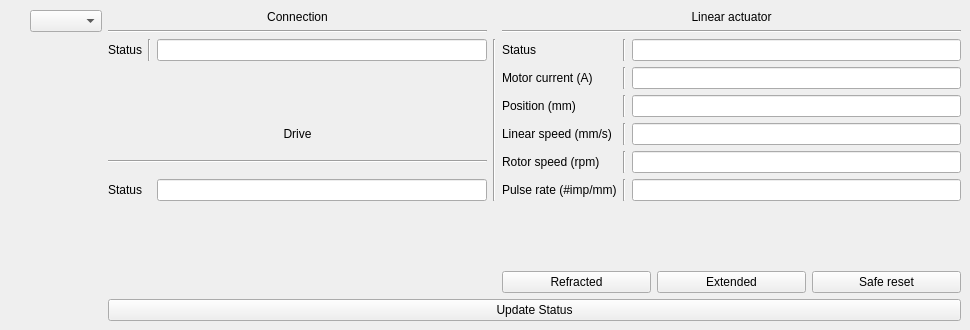
    <widget class="QWidget" name="statusAdvancedTab">
     <attribute name="title">
      <string>Advanced Commands</string>
     </attribute>
     <widget class="QWidget" name="">
      <property name="geometry">
       <rect>
        <x>30</x>
        <y>10</y>
        <width>931</width>
        <height>311</height>
       </rect>
      </property>
      <layout class="QFormLayout" name="formLayout">
       <item row="0" column="1">
        <layout class="QGridLayout" name="gridLayoutStatusAdvanced">
         <item row="3" column="1">
          <widget class="Line" name="line_35">
           <property name="orientation">
            <enum>Qt::Vertical</enum>
           </property>
          </widget>
         </item>
         <item row="5" column="6">
          <widget class="QLineEdit" name="position">
           <property name="enabled">
            <bool>true</bool>
           </property>
           <property name="mouseTracking">
            <bool>false</bool>
           </property>
          </widget>
         </item>
         <item row="3" column="5">
          <widget class="Line" name="line_47">
           <property name="orientation">
            <enum>Qt::Vertical</enum>
           </property>
          </widget>
         </item>
         <item row="3" column="6">
          <widget class="QLineEdit" name="statusActuatorAdvanced">
           <property name="enabled">
            <bool>true</bool>
           </property>
           <property name="mouseTracking">
            <bool>false</bool>
           </property>
          </widget>
         </item>
         <item row="8" column="6">
          <widget class="QLineEdit" name="pulseRate">
           <property name="enabled">
            <bool>true</bool>
           </property>
           <property name="mouseTracking">
            <bool>false</bool>
           </property>
          </widget>
         </item>
         <item row="4" column="6">
          <widget class="QLineEdit" name="motorCurrentAdvanced">
           <property name="enabled">
            <bool>true</bool>
           </property>
           <property name="mouseTracking">
            <bool>false</bool>
           </property>
          </widget>
         </item>
         <item row="3" column="2">
          <widget class="QLineEdit" name="statusConnectionAdvanced">
           <property name="enabled">
            <bool>true</bool>
           </property>
           <property name="mouseTracking">
            <bool>false</bool>
           </property>
          </widget>
         </item>
         <item row="1" column="4" colspan="3">
          <widget class="Line" name="line_43">
           <property name="orientation">
            <enum>Qt::Horizontal</enum>
           </property>
          </widget>
         </item>
         <item row="7" column="6">
          <widget class="QLineEdit" name="rotorSpeed">
           <property name="enabled">
            <bool>true</bool>
           </property>
           <property name="mouseTracking">
            <bool>false</bool>
           </property>
          </widget>
         </item>
         <item row="0" column="4" colspan="3">
          <widget class="QLabel" name="labelLinearActuatorBasicAdvanced">
           <property name="text">
            <string>Linear actuator</string>
           </property>
           <property name="alignment">
            <set>Qt::AlignCenter</set>
           </property>
          </widget>
         </item>
         <item row="3" column="0">
          <widget class="QLabel" name="labelStatusConnectionAdvanced">
           <property name="text">
            <string>Status</string>
           </property>
           <property name="alignment">
            <set>Qt::AlignJustify|Qt::AlignVCenter</set>
           </property>
          </widget>
         </item>
         <item row="6" column="5">
          <widget class="Line" name="line_50">
           <property name="orientation">
            <enum>Qt::Vertical</enum>
           </property>
          </widget>
         </item>
         <item row="6" column="6">
          <widget class="QLineEdit" name="linearSpeed">
           <property name="enabled">
            <bool>true</bool>
           </property>
           <property name="mouseTracking">
            <bool>false</bool>
           </property>
          </widget>
         </item>
         <item row="7" column="5">
          <widget class="Line" name="line_49">
           <property name="orientation">
            <enum>Qt::Vertical</enum>
           </property>
          </widget>
         </item>
         <item row="10" column="4" colspan="3">
          <layout class="QHBoxLayout" name="horizontalLayoutCommandsAdvanced">
           <item>
            <widget class="QPushButton" name="refracedAdvanced">
             <property name="text">
              <string>Refracted</string>
             </property>
            </widget>
           </item>
           <item>
            <widget class="QPushButton" name="extendedAdvanced">
             <property name="text">
              <string>Extended</string>
             </property>
            </widget>
           </item>
           <item>
            <widget class="QPushButton" name="safeResetAdvanced">
             <property name="text">
              <string>Safe reset</string>
             </property>
            </widget>
           </item>
          </layout>
         </item>
         <item row="1" column="0" colspan="3">
          <widget class="Line" name="line_46">
           <property name="orientation">
            <enum>Qt::Horizontal</enum>
           </property>
          </widget>
         </item>
         <item row="7" column="4">
          <widget class="QLabel" name="labelRotorSpeed">
           <property name="text">
            <string>Rotor speed (rpm)</string>
           </property>
           <property name="alignment">
            <set>Qt::AlignJustify|Qt::AlignVCenter</set>
           </property>
          </widget>
         </item>
         <item row="6" column="4">
          <widget class="QLabel" name="labelLinearSpeed">
           <property name="text">
            <string>Linear speed (mm/s)</string>
           </property>
           <property name="alignment">
            <set>Qt::AlignJustify|Qt::AlignVCenter</set>
           </property>
          </widget>
         </item>
         <item row="4" column="4">
          <widget class="QLabel" name="labelMotorCurrentAdvanced">
           <property name="text">
            <string>Motor current (A)</string>
           </property>
           <property name="alignment">
            <set>Qt::AlignJustify|Qt::AlignVCenter</set>
           </property>
          </widget>
         </item>
         <item row="11" column="0" colspan="7">
          <widget class="QPushButton" name="pushButtonUpdateStatusAdvanced">
           <property name="text">
            <string>Update Status</string>
           </property>
          </widget>
         </item>
         <item row="0" column="0" colspan="3">
          <widget class="QLabel" name="labelConnetionAdvanced">
           <property name="text">
            <string>Connection</string>
           </property>
           <property name="alignment">
            <set>Qt::AlignCenter</set>
           </property>
          </widget>
         </item>
         <item row="3" column="3" rowspan="6">
          <widget class="Line" name="line_24">
           <property name="orientation">
            <enum>Qt::Vertical</enum>
           </property>
          </widget>
         </item>
         <item row="3" column="4">
          <widget class="QLabel" name="labelStatusActuatorAdvanced">
           <property name="text">
            <string>Status</string>
           </property>
           <property name="alignment">
            <set>Qt::AlignJustify|Qt::AlignVCenter</set>
           </property>
          </widget>
         </item>
         <item row="5" column="5">
          <widget class="Line" name="line_48">
           <property name="orientation">
            <enum>Qt::Vertical</enum>
           </property>
          </widget>
         </item>
         <item row="8" column="4">
          <widget class="QLabel" name="labelPulseRate">
           <property name="text">
            <string>Pulse rate (#imp/mm)</string>
           </property>
           <property name="alignment">
            <set>Qt::AlignJustify|Qt::AlignVCenter</set>
           </property>
          </widget>
         </item>
         <item row="4" column="0" colspan="3">
          <spacer name="horizontalSpacerStatusAdvanced">
           <property name="orientation">
            <enum>Qt::Horizontal</enum>
           </property>
           <property name="sizeHint" stdset="0">
            <size>
             <width>40</width>
             <height>20</height>
            </size>
           </property>
          </spacer>
         </item>
         <item row="4" column="5">
          <widget class="Line" name="line_45">
           <property name="orientation">
            <enum>Qt::Vertical</enum>
           </property>
          </widget>
         </item>
         <item row="5" column="4">
          <widget class="QLabel" name="labelPosition">
           <property name="text">
            <string>Position (mm)</string>
           </property>
           <property name="alignment">
            <set>Qt::AlignJustify|Qt::AlignVCenter</set>
           </property>
          </widget>
         </item>
         <item row="8" column="5">
          <widget class="Line" name="line_51">
           <property name="orientation">
            <enum>Qt::Vertical</enum>
           </property>
          </widget>
         </item>
         <item row="9" column="6">
          <spacer name="verticalSpacerRightAdvanced">
           <property name="orientation">
            <enum>Qt::Vertical</enum>
           </property>
           <property name="sizeHint" stdset="0">
            <size>
             <width>20</width>
             <height>108</height>
            </size>
           </property>
          </spacer>
         </item>
         <item row="9" column="0" rowspan="2" colspan="3">
          <spacer name="verticalSpacerLeftAdvanced">
           <property name="orientation">
            <enum>Qt::Vertical</enum>
           </property>
           <property name="sizeHint" stdset="0">
            <size>
             <width>20</width>
             <height>108</height>
            </size>
           </property>
          </spacer>
         </item>
         <item row="8" column="2">
          <widget class="QLineEdit" name="statusDriveAdvanced">
           <property name="enabled">
            <bool>true</bool>
           </property>
           <property name="mouseTracking">
            <bool>false</bool>
           </property>
          </widget>
         </item>
         <item row="8" column="0">
          <widget class="QLabel" name="labelStatusDriveBasicAdvanced">
           <property name="text">
            <string>Status</string>
           </property>
           <property name="alignment">
            <set>Qt::AlignJustify|Qt::AlignVCenter</set>
           </property>
          </widget>
         </item>
         <item row="7" column="0" colspan="3">
          <widget class="Line" name="line_44">
           <property name="orientation">
            <enum>Qt::Horizontal</enum>
           </property>
          </widget>
         </item>
         <item row="6" column="0" colspan="3">
          <widget class="QLabel" name="labelDriveAdvanced">
           <property name="text">
            <string>Drive</string>
           </property>
           <property name="alignment">
            <set>Qt::AlignCenter</set>
           </property>
          </widget>
         </item>
        </layout>
       </item>
       <item row="0" column="0">
        <widget class="QComboBox" name="comboBoxStatusAdvanced"/>
       </item>
      </layout>
     </widget>
    </widget>
